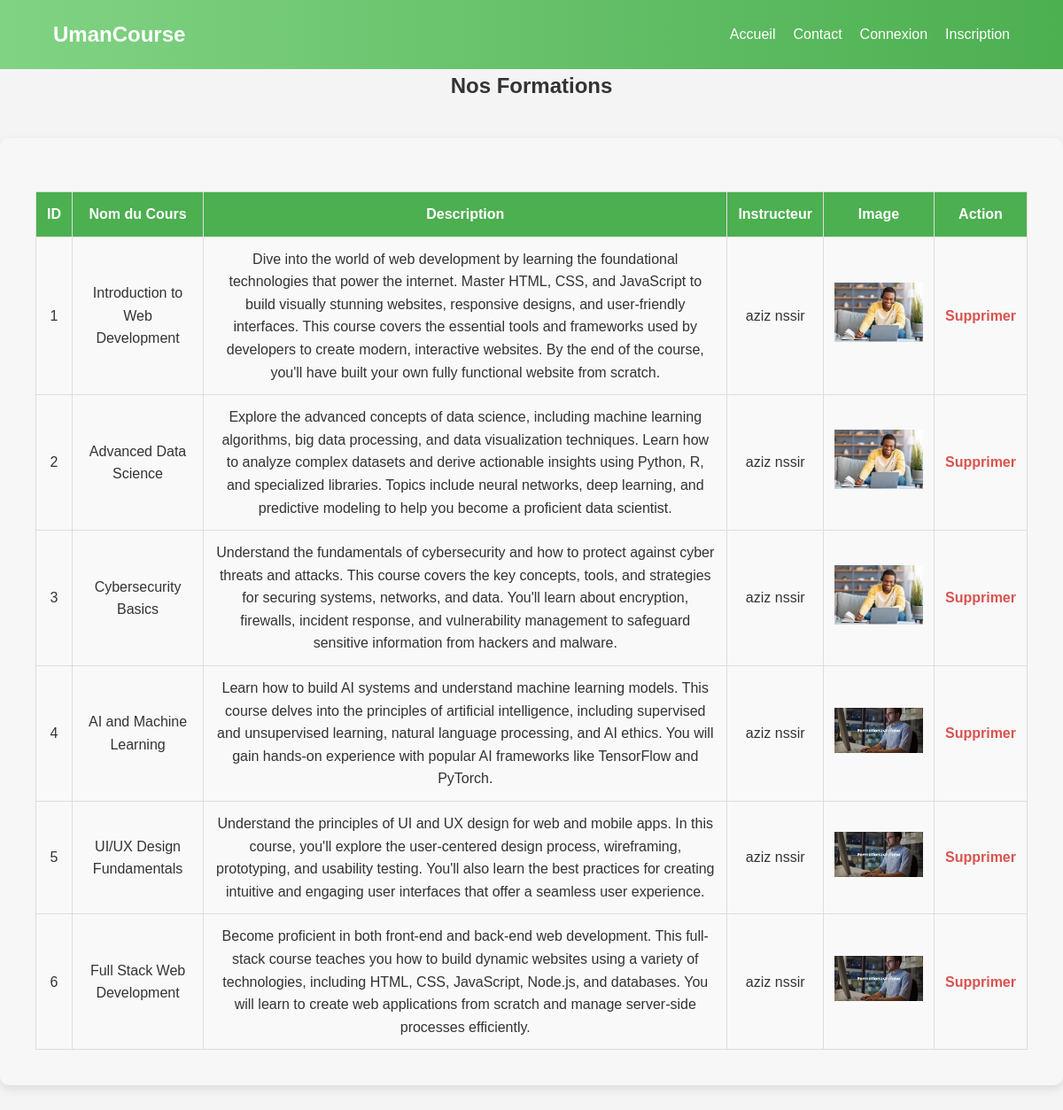
/public/seeCourses.php, run on the app's committed database.
### tables this page shows
CREATE TABLE `courses` (
  `id` int NOT NULL,
  `course_name` varchar(255) NOT NULL,
  `course_description` text,
  `instructor_id` int DEFAULT NULL,
  `path` varchar(255) NOT NULL
);

CREATE TABLE `users` (
  `id` int NOT NULL,
  `nom` varchar(255) NOT NULL,
  `email` varchar(255) NOT NULL,
  `created_at` timestamp NULL DEFAULT CURRENT_TIMESTAMP,
  `prenom` varchar(255) NOT NULL,
  `password` varchar(255) NOT NULL,
  `role` enum('user','instructor','admin') NOT NULL DEFAULT 'user',
  `spécialité` varchar(255) DEFAULT NULL,
  `years_of_experience` int DEFAULT NULL
);

### public/seeCourses.php (the view, shortened to what this page needs)
<?php include 'navbar.php'; ?>
<?php
require_once '../config/connection.php';
$query = "SELECT c.id, c.course_name, c.course_description, c.instructor_id, c.path, u.prenom AS instructor_first_name, u.nom AS instructor_last_name
          FROM courses c
          JOIN users u ON c.instructor_id = u.id";
$result = mysqli_query($conn, $query);
$courses = mysqli_fetch_all($result, MYSQLI_ASSOC);
?>
<!DOCTYPE html>
<html lang="fr">
<head>
    <link rel="stylesheet" href="style/seeCourse.css">
</head>
<body>
<h2 style="display: flex; align-items: center; justify-content: center; text-align: center; width: 100%;">Nos Formations</h2>
<div class="instructors-section">
    <div class="courses-table">
        <table>
            <thead>
                <tr>
                    <th>ID</th>
                    <th>Nom du Cours</th>
                    <th>Description</th>
                    <th>Instructeur</th>
                    <th>Image</th>
                    <th>Action</th>
                </tr>
            </thead>
            <tbody>
                <?php if (!empty($courses)): ?>
                    <?php foreach ($courses as $course): ?>
                        <tr>
                            <td><?php echo htmlspecialchars($course['id']); ?></td>
                            <td><?php echo htmlspecialchars($course['course_name']); ?></td>
                            <td><?php echo htmlspecialchars($course['course_description']); ?></td>
                            <td><?php echo htmlspecialchars($course['instructor_first_name']) . ' ' . htmlspecialchars($course['instructor_last_name']); ?></td>
                            <td><img src="<?php echo htmlspecialchars($course['path']); ?>" alt="Course Image" width="100"></td>
                            <td>
                                <a href="seeCourses.php?delete_course_id=<?php echo htmlspecialchars($course['id']); ?>" onclick="return confirm('Êtes-vous sûr de vouloir supprimer ce cours?');">Supprimer</a>
                            </td>
                        </tr>
                    <?php endforeach; ?>
                <?php else: ?>
                    <tr>
                        <td colspan="6">Aucun cours disponible.</td>
                    </tr>
                <?php endif; ?>
            </tbody>
        </table>
    </div>
</div>
</body>
</html>

### public/style/navbar.css (style rules this page uses)
body, h1, h2, h3, p { margin: 0; padding: 0; }
body { font-family: Arial, sans-serif; background-color: #f4f4f4; color: #333; line-height: 1.6; }
a { text-decoration: none; color: inherit; }

### public/style/seeCourse.css (style rules this page uses)
.instructors-section { display: flex; justify-content: center; align-items: center; padding: 40px; background-color: #f7f7f7; margin: 40px auto; border-radius: 10px; box-shadow: 0 4px 12px rgba(0, 0, 0, 0.1); max-width: 1200px; }
.courses-table table { width: 100%; border-collapse: collapse; margin-top: 20px; }
.courses-table th, .courses-table td { padding: 12px; text-align: center; border: 1px solid #ddd; }
.courses-table th { background-color: #4CAF50; color: white; }
.courses-table td { background-color: #f9f9f9; }
.courses-table img { width: 100px; }
.courses-table a { text-decoration: none; color: #d9534f; font-weight: bold; transition: color 0.3s; }

### data on the page
courses: id "1", course_name "Introduction to Web Development", course_description "Dive into the world of web development by learning the foundational technologies that power the internet. Master HTML, CSS, and JavaScript to build visually stunning websites, responsive designs, and user-friendly interfaces. This course covers the essential tools and frameworks used by developers to create modern, interactive websites. By the end of the course, you'll have built your own fully functional website from scratch.", instructor.prenom "aziz", instructor.nom "nssir", path (picture)
courses: id "2", course_name "Advanced Data Science", course_description "Explore the advanced concepts of data science, including machine learning algorithms, big data processing, and data visualization techniques. Learn how to analyze complex datasets and derive actionable insights using Python, R, and specialized libraries. Topics include neural networks, deep learning, and predictive modeling to help you become a proficient data scientist.", instructor.prenom "aziz", instructor.nom "nssir", path (picture)
courses: id "3", course_name "Cybersecurity Basics", course_description "Understand the fundamentals of cybersecurity and how to protect against cyber threats and attacks. This course covers the key concepts, tools, and strategies for securing systems, networks, and data. You'll learn about encryption, firewalls, incident response, and vulnerability management to safeguard sensitive information from hackers and malware.", instructor.prenom "aziz", instructor.nom "nssir", path (picture)
courses: id "4", course_name "AI and Machine Learning", course_description "Learn how to build AI systems and understand machine learning models. This course delves into the principles of artificial intelligence, including supervised and unsupervised learning, natural language processing, and AI ethics. You will gain hands-on experience with popular AI frameworks like TensorFlow and PyTorch.", instructor.prenom "aziz", instructor.nom "nssir", path (picture)
courses: id "5", course_name "UI/UX Design Fundamentals", course_description "Understand the principles of UI and UX design for web and mobile apps. In this course, you'll explore the user-centered design process, wireframing, prototyping, and usability testing. You'll also learn the best practices for creating intuitive and engaging user interfaces that offer a seamless user experience.", instructor.prenom "aziz", instructor.nom "nssir", path (picture)
courses: id "6", course_name "Full Stack Web Development", course_description "Become proficient in both front-end and back-end web development. This full-stack course teaches you how to build dynamic websites using a variety of technologies, including HTML, CSS, JavaScript, Node.js, and databases. You will learn to create web applications from scratch and manage server-side processes efficiently.", instructor.prenom "aziz", instructor.nom "nssir", path (picture)
